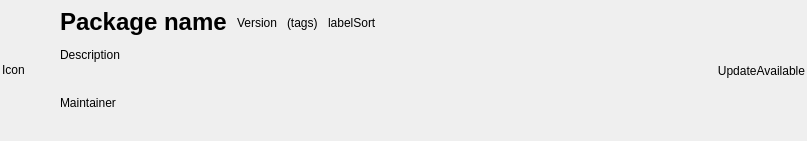
<?xml version="1.0" encoding="UTF-8"?>
<ui version="4.0">
 <class>ExpandedView</class>
 <widget class="QWidget" name="ExpandedView">
  <property name="geometry">
   <rect>
    <x>0</x>
    <y>0</y>
    <width>807</width>
    <height>141</height>
   </rect>
  </property>
  <property name="sizePolicy">
   <sizepolicy hsizetype="MinimumExpanding" vsizetype="Preferred">
    <horstretch>0</horstretch>
    <verstretch>0</verstretch>
   </sizepolicy>
  </property>
  <property name="windowTitle">
   <string notr="true">Form</string>
  </property>
  <layout class="QHBoxLayout" name="horizontalLayout_2">
   <property name="spacing">
    <number>2</number>
   </property>
   <property name="sizeConstraint">
    <enum>QLayout::SetNoConstraint</enum>
   </property>
   <property name="leftMargin">
    <number>2</number>
   </property>
   <property name="topMargin">
    <number>0</number>
   </property>
   <property name="rightMargin">
    <number>2</number>
   </property>
   <property name="bottomMargin">
    <number>0</number>
   </property>
   <item>
    <widget class="QLabel" name="labelIcon">
     <property name="sizePolicy">
      <sizepolicy hsizetype="Fixed" vsizetype="Fixed">
       <horstretch>0</horstretch>
       <verstretch>0</verstretch>
      </sizepolicy>
     </property>
     <property name="minimumSize">
      <size>
       <width>48</width>
       <height>48</height>
      </size>
     </property>
     <property name="maximumSize">
      <size>
       <width>48</width>
       <height>48</height>
      </size>
     </property>
     <property name="baseSize">
      <size>
       <width>48</width>
       <height>48</height>
      </size>
     </property>
     <property name="text">
      <string>Icon</string>
     </property>
    </widget>
   </item>
   <item>
    <spacer name="horizontalSpacer">
     <property name="orientation">
      <enum>Qt::Horizontal</enum>
     </property>
     <property name="sizeType">
      <enum>QSizePolicy::Fixed</enum>
     </property>
     <property name="sizeHint" stdset="0">
      <size>
       <width>8</width>
       <height>20</height>
      </size>
     </property>
    </spacer>
   </item>
   <item>
    <layout class="QVBoxLayout" name="verticalLayout">
     <property name="spacing">
      <number>3</number>
     </property>
     <item>
      <layout class="QHBoxLayout" name="horizontalLayout">
       <property name="spacing">
        <number>10</number>
       </property>
       <item>
        <widget class="QLabel" name="labelPackageName">
         <property name="text">
          <string>&lt;h1&gt;Package name&lt;/h1&gt;</string>
         </property>
        </widget>
       </item>
       <item>
        <widget class="QLabel" name="labelVersion">
         <property name="sizePolicy">
          <sizepolicy hsizetype="Preferred" vsizetype="Preferred">
           <horstretch>0</horstretch>
           <verstretch>0</verstretch>
          </sizepolicy>
         </property>
         <property name="text">
          <string>Version</string>
         </property>
        </widget>
       </item>
       <item>
        <widget class="QLabel" name="labelTags">
         <property name="text">
          <string>(tags)</string>
         </property>
        </widget>
       </item>
       <item>
        <widget class="QLabel" name="labelSort">
         <property name="text">
          <string>labelSort</string>
         </property>
        </widget>
       </item>
       <item>
        <spacer name="horizontalSpacer_2">
         <property name="orientation">
          <enum>Qt::Horizontal</enum>
         </property>
         <property name="sizeHint" stdset="0">
          <size>
           <width>40</width>
           <height>20</height>
          </size>
         </property>
        </spacer>
       </item>
      </layout>
     </item>
     <item>
      <widget class="QLabel" name="labelDescription">
       <property name="sizePolicy">
        <sizepolicy hsizetype="MinimumExpanding" vsizetype="Preferred">
         <horstretch>0</horstretch>
         <verstretch>0</verstretch>
        </sizepolicy>
       </property>
       <property name="text">
        <string>Description</string>
       </property>
       <property name="textFormat">
        <enum>Qt::PlainText</enum>
       </property>
       <property name="alignment">
        <set>Qt::AlignLeading|Qt::AlignLeft|Qt::AlignTop</set>
       </property>
       <property name="wordWrap">
        <bool>true</bool>
       </property>
      </widget>
     </item>
     <item>
      <widget class="QLabel" name="labelMaintainer">
       <property name="sizePolicy">
        <sizepolicy hsizetype="Preferred" vsizetype="Preferred">
         <horstretch>0</horstretch>
         <verstretch>0</verstretch>
        </sizepolicy>
       </property>
       <property name="text">
        <string>Maintainer</string>
       </property>
       <property name="alignment">
        <set>Qt::AlignLeading|Qt::AlignLeft|Qt::AlignTop</set>
       </property>
       <property name="wordWrap">
        <bool>false</bool>
       </property>
      </widget>
     </item>
    </layout>
   </item>
   <item>
    <widget class="QLabel" name="labelStatus">
     <property name="text">
      <string>UpdateAvailable</string>
     </property>
     <property name="alignment">
      <set>Qt::AlignRight|Qt::AlignTrailing|Qt::AlignVCenter</set>
     </property>
    </widget>
   </item>
  </layout>
 </widget>
 <resources/>
 <connections/>
</ui>
